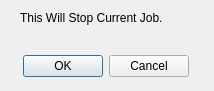
<?xml version="1.0" encoding="UTF-8"?>
<ui version="4.0">
 <class>DialogStopConfirm</class>
 <widget class="QDialog" name="DialogStopConfirm">
  <property name="windowModality">
   <enum>Qt::NonModal</enum>
  </property>
  <property name="geometry">
   <rect>
    <x>0</x>
    <y>0</y>
    <width>214</width>
    <height>91</height>
   </rect>
  </property>
  <property name="windowTitle">
   <string>Dialog</string>
  </property>
  <property name="modal">
   <bool>true</bool>
  </property>
  <widget class="QDialogButtonBox" name="buttonBoxStopConfirm">
   <property name="geometry">
    <rect>
     <x>10</x>
     <y>50</y>
     <width>191</width>
     <height>32</height>
    </rect>
   </property>
   <property name="orientation">
    <enum>Qt::Horizontal</enum>
   </property>
   <property name="standardButtons">
    <set>QDialogButtonBox::Cancel|QDialogButtonBox::Ok</set>
   </property>
   <property name="centerButtons">
    <bool>true</bool>
   </property>
  </widget>
  <widget class="QLabel" name="label_2">
   <property name="geometry">
    <rect>
     <x>20</x>
     <y>10</y>
     <width>181</width>
     <height>16</height>
    </rect>
   </property>
   <property name="text">
    <string>This Will Stop Current Job.</string>
   </property>
  </widget>
 </widget>
 <resources/>
 <connections>
  <connection>
   <sender>buttonBoxStopConfirm</sender>
   <signal>accepted()</signal>
   <receiver>DialogStopConfirm</receiver>
   <slot>accept()</slot>
   <hints>
    <hint type="sourcelabel">
     <x>248</x>
     <y>254</y>
    </hint>
    <hint type="destinationlabel">
     <x>157</x>
     <y>274</y>
    </hint>
   </hints>
  </connection>
  <connection>
   <sender>buttonBoxStopConfirm</sender>
   <signal>rejected()</signal>
   <receiver>DialogStopConfirm</receiver>
   <slot>reject()</slot>
   <hints>
    <hint type="sourcelabel">
     <x>316</x>
     <y>260</y>
    </hint>
    <hint type="destinationlabel">
     <x>286</x>
     <y>274</y>
    </hint>
   </hints>
  </connection>
 </connections>
</ui>
